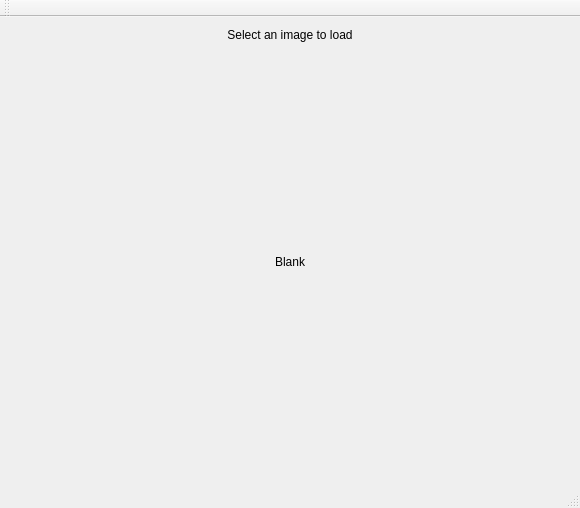
<?xml version="1.0" encoding="UTF-8"?>
<ui version="4.0">
 <class>MainWindow</class>
 <widget class="QMainWindow" name="MainWindow">
  <property name="geometry">
   <rect>
    <x>0</x>
    <y>0</y>
    <width>580</width>
    <height>508</height>
   </rect>
  </property>
  <property name="windowTitle">
   <string>MainWindow</string>
  </property>
  <widget class="QWidget" name="centralWidget">
   <layout class="QVBoxLayout" name="verticalLayout_2">
    <item>
     <widget class="QLabel" name="label">
      <property name="text">
       <string>Select an image to load</string>
      </property>
      <property name="alignment">
       <set>Qt::AlignCenter</set>
      </property>
     </widget>
    </item>
    <item>
     <layout class="QHBoxLayout" name="horizontalLayout">
      <item>
       <spacer name="horizontalSpacer">
        <property name="orientation">
         <enum>Qt::Horizontal</enum>
        </property>
        <property name="sizeHint" stdset="0">
         <size>
          <width>40</width>
          <height>20</height>
         </size>
        </property>
       </spacer>
      </item>
      <item>
       <layout class="QVBoxLayout" name="verticalLayout">
        <item>
         <spacer name="verticalSpacer_2">
          <property name="orientation">
           <enum>Qt::Vertical</enum>
          </property>
          <property name="sizeHint" stdset="0">
           <size>
            <width>20</width>
            <height>40</height>
           </size>
          </property>
         </spacer>
        </item>
        <item>
         <widget class="QLabel" name="label_2">
          <property name="text">
           <string>Blank</string>
          </property>
         </widget>
        </item>
        <item>
         <spacer name="verticalSpacer">
          <property name="orientation">
           <enum>Qt::Vertical</enum>
          </property>
          <property name="sizeHint" stdset="0">
           <size>
            <width>20</width>
            <height>40</height>
           </size>
          </property>
         </spacer>
        </item>
       </layout>
      </item>
      <item>
       <spacer name="horizontalSpacer_2">
        <property name="orientation">
         <enum>Qt::Horizontal</enum>
        </property>
        <property name="sizeHint" stdset="0">
         <size>
          <width>40</width>
          <height>20</height>
         </size>
        </property>
       </spacer>
      </item>
     </layout>
    </item>
   </layout>
  </widget>
  <widget class="QMenuBar" name="menuBar">
   <property name="geometry">
    <rect>
     <x>0</x>
     <y>0</y>
     <width>580</width>
     <height>23</height>
    </rect>
   </property>
  </widget>
  <widget class="QToolBar" name="mainToolBar">
   <attribute name="toolBarArea">
    <enum>TopToolBarArea</enum>
   </attribute>
   <attribute name="toolBarBreak">
    <bool>false</bool>
   </attribute>
  </widget>
  <widget class="QStatusBar" name="statusBar"/>
 </widget>
 <layoutdefault spacing="6" margin="11"/>
 <resources/>
 <connections/>
</ui>
